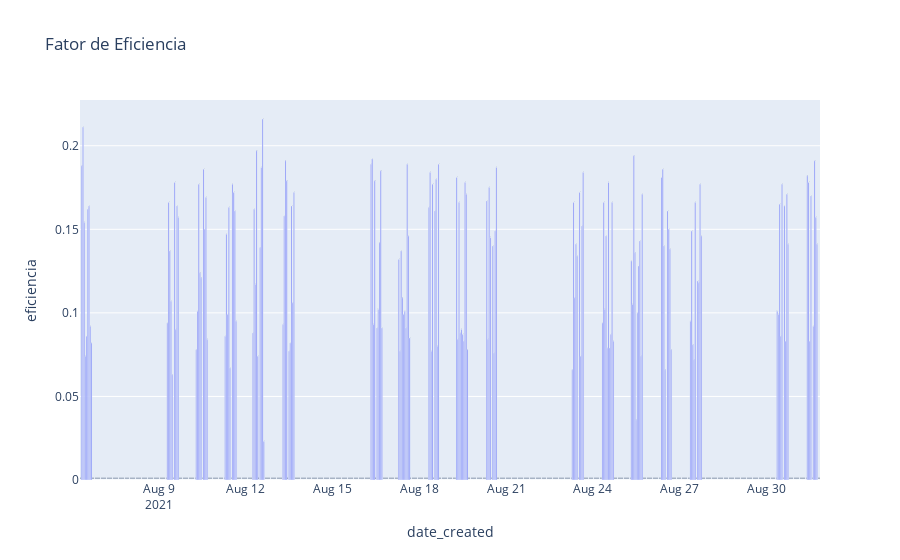

Write notebook code for a chart like this one.
### Markdown cell above
# Fator de Eficiência
O Fator de Eficiência leva em consideração os tempos efetivamente trabalhados pela escavadeira medido em uma hora, definindo sua relação em um indicador (E) adimensional. A periodicidade de aferição será ao final de cada turno de trabalho.
- E= Tempo efetivamente trabalhados (min) / 60 (min)

### Code cell
# df_data = df.loc[(df['imei'] == escavadeira)]
# df_data = df.loc[df['date_created'] < '2021-08-07 00:00:00']
df_data = df.copy()
df_data.loc[:,'date_created'] = pd.to_datetime(df_data['date_created'])
df_data['last_date'] = df_data['date_created'].shift(1)
df_data['interval_'] = (df_data['date_created'] - df_data['last_date']) / np.timedelta64(1, 'm')
df_data = df_data.set_index('date_created')
df_data = df_data.loc['2021-08-06':]

df_total = df_data.copy()
df_data = df_data.loc[df_data['weight'] > 0]
# Agrupa por hora
df_data = df_data.groupby(pd.Grouper(freq='3600s')).sum()
df_total = df_total.groupby(pd.Grouper(freq='3600s')).max()

df_total['eficiencia'] = df_data['interval_'].apply(lambda x: round(x/60, 3)) # Eficiencia: intervalo/hora em (min)
df_total['eficiencia'].fillna(0, inplace=True)

fig = px.bar(df_total, y="eficiencia", title="Fator de Eficiencia", text=df_total['eficiencia'])
fig.update_traces(texttemplate='%{text:.2}', textposition='outside')
fig.show()

### Figure 1 — Plotly figure (JSON) as saved in the notebook; plotly's stock layout.template omitted (floating-point values rounded to 4 significant figures; data arrays with more than 128 entries replaced by an {"elided": "..."} marker saying what was removed)
{"data": [{"alignmentgroup": "True", "hovertemplate": "date_created=%{x}<br>eficiencia=%{text}<extra></extra>", "legendgroup": "", "marker": {"color": "#636efa", "pattern": {"shape": ""}}, "name": "", "offsetgroup": "", "orientation": "v", "showlegend": false, "text": {"elided": "614 float values"}, "textposition": "outside", "texttemplate": "%{text:.2}", "type": "bar", "x": {"elided": "614 str values"}, "xaxis": "x", "y": {"elided": "614 float values"}, "yaxis": "y"}], "layout": {"barmode": "relative", "legend": {"tracegroupgap": 0}, "title": {"text": "Fator de Eficiencia"}, "xaxis": {"anchor": "y", "domain": [0, 1], "title": {"text": "date_created"}}, "yaxis": {"anchor": "x", "domain": [0, 1], "title": {"text": "eficiencia"}}}}
